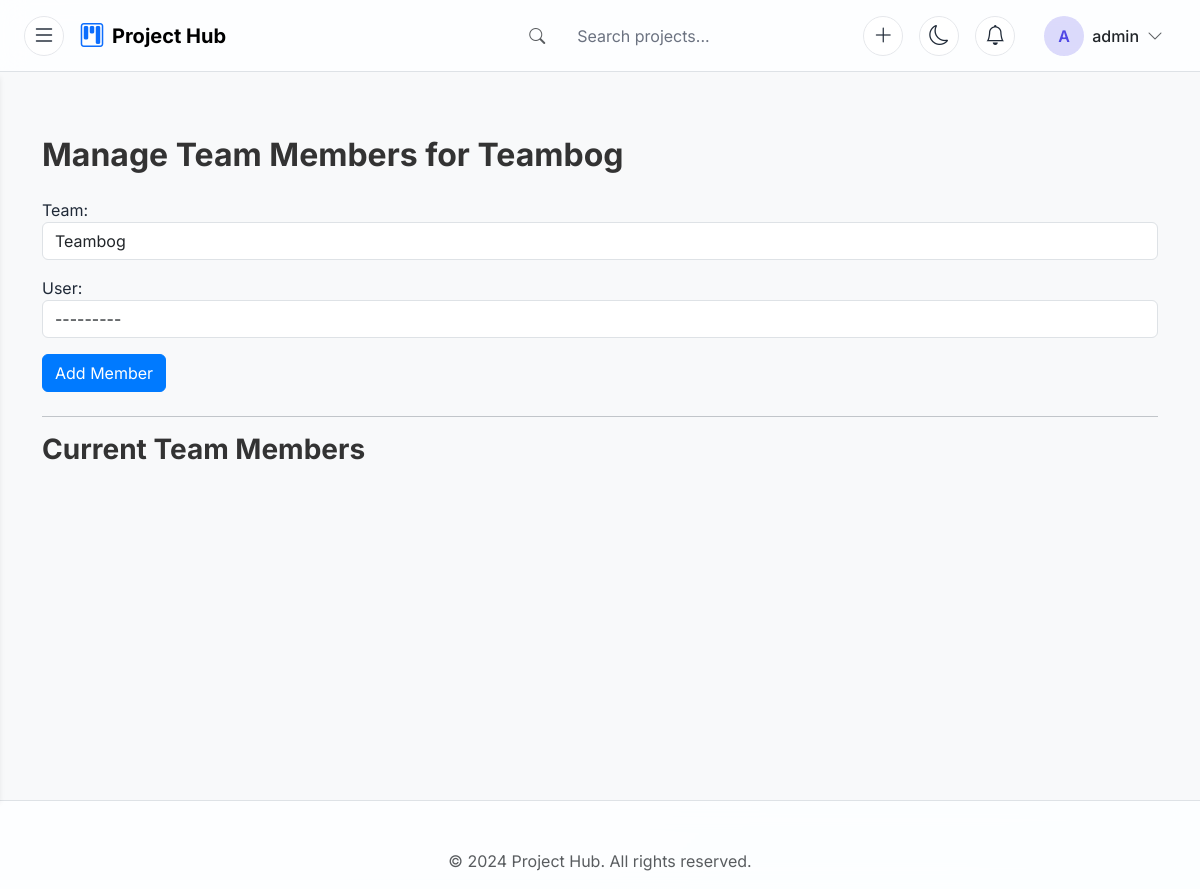
Page /projects/teams/2/members/manage/ (signed in) on the committed database.
### projects/models.py (models this page shows)
class User(AbstractUser):
    email = models.EmailField(unique=True)  # Enforce unique emails
    is_admin = models.BooleanField(default=False)  # Optional: you could also use is_staff or is_superuser
    groups = models.ManyToManyField(
        Group,
        related_name='custom_user_groups',
        blank=True,
        help_text='The groups this user belongs to.',
        verbose_name='groups',
    )
    user_permissions = models.ManyToManyField(
        Permission,
        related_name='custom_user_permissions',
        blank=True,
        help_text='Specific permissions for this user.',
        verbose_name='user permissions',
    )
    def __str__(self):
        return self.username
    def is_admin(self):
        return self.is_staff  # Alternatively, you could use `is_admin` as a custom admin flag

class Team(models.Model):
    name = models.CharField(max_length=200)
    description = models.TextField()
    def __str__(self):
        return self.name
    class Meta:
        verbose_name = "Team"
        verbose_name_plural = "Teams"

### projects/views.py (the view)
# urls.py: path('teams/<int:team_id>/members/manage/', views.manage_team_members, name='manage_team_members'),  # Clarified purpose
@login_required
def manage_team_members(request, team_id):
    team = get_object_or_404(Team, id=team_id)
    if request.method == 'POST':
        form = TeamMemberForm(request.POST)
        if form.is_valid():
            team_member = form.save(commit=False)
            team_member.team = team
            team_member.save()
            messages.success(request, 'Team member added successfully!')
            return redirect('manage_team_members', team_id=team.id)
    else:
        form = TeamMemberForm(initial={'team': team})
    return render(request, 'projects/manage_team_members.html', {'form': form, 'team': team})

### projects/forms.py (shortened to what this page needs)
class TeamMemberForm(forms.ModelForm):
    class Meta:
        model = TeamMember
        fields = ['team', 'user']
        widgets = {
            'team': forms.Select(attrs={'class': 'form-control'}),
            'user': forms.Select(attrs={'class': 'form-control'}),
        }

### projects/templates/projects/manage_team_members.html (shortened to what this page needs)
{% extends 'base.html' %}
{% load static %}
{% block extra_css %}
<link rel="stylesheet" href="{% static 'css/manage_team_members.css' %}">
{% endblock %}
{% block content %}
<div class="container mt-4">
    <h2 class="mb-4">Manage Team Members for {{ team.name }}</h2>
    <form method="post" class="mb-4">
        {{ form.as_p }}
        <button type="submit" class="btn btn-primary">Add Member</button>
    </form>
    <hr>
    <h3>Current Team Members</h3>
</div>
{% endblock %}

### projects/templates/base.html (shortened to what this page needs)
<!DOCTYPE html>
<html lang="en">
<head>
    {% load static %}
    <link href="https://cdn.jsdelivr.net/npm/bootstrap@5.3.0/dist/css/bootstrap.min.css" rel="stylesheet">
    <link href="https://cdn.jsdelivr.net/npm/bootstrap-icons/font/bootstrap-icons.css" rel="stylesheet">
    <link rel="stylesheet" href="{% static 'css/base.css' %}">
    {% block extra_css %}{% endblock %}
</head>
<body class="d-flex flex-column min-vh-100 theme-light">
    <header class="navbar glass-nav fixed-top border-bottom">
        <div class="container-fluid px-4">
            <div class="d-flex align-items-center gap-3">
                <button id="sidebarToggle" class="btn btn-icon rounded-circle p-2 hover-translate">
                    <i class="bi bi-list fs-4"></i>
                </button>
                <a class="navbar-brand d-flex align-items-center gap-2 hover-translate" href="{% url 'homepage' %}">
                    <i class="bi bi-kanban fs-4 text-primary"></i>
                    <span class="fw-bold">Project Hub</span>
                </a>
            </div>
            <div class="d-flex align-items-center gap-4">
                <div class="search-wrapper d-none d-md-flex align-items-center glass-card px-3 py-2">
                    <i class="bi bi-search text-muted search-icon"></i>
                    <input class="form-control border-0 bg-transparent shadow-none ms-2 search-input" type="search" placeholder="Search projects...">
                </div>
                <div class="d-flex align-items-center gap-3">
                    <button class="btn btn-icon rounded-circle p-2 hover-translate">
                        <i class="bi bi-plus-lg fs-5"></i>
                    </button>
                    <button id="themeToggle" class="btn btn-icon rounded-circle p-2 hover-translate">
                        <i class="bi bi-moon fs-5"></i>
                    </button>
                    <div class="dropdown">
                        <button class="btn btn-icon rounded-circle p-2 hover-translate position-relative" data-bs-toggle="dropdown">
                            <i class="bi bi-bell fs-5"></i>
                        </button>
                    </div>
                    <div class="dropdown">
                        <button class="btn d-flex align-items-center gap-2 hover-translate" data-bs-toggle="dropdown">
                            <div class="user-avatar rounded-circle overflow-hidden" style="width: 40px; height: 40px;">
                                {% if user.profile.avatar %}
                                    <img src="{{ user.profile.avatar.url }}" alt="Profile" class="w-100 h-100 object-fit-cover">
                                {% else %}
                                    <div class="avatar-placeholder d-flex align-items-center justify-content-center h-100">
                                        {{ user.username|slice:":1"|upper }}
                                    </div>
                                {% endif %}
                            </div>
                            <span class="d-none d-md-block fw-medium">{{ user.username }}</span>
                            <i class="bi bi-chevron-down text-muted"></i>
                        </button>
                    </div>
                </div>
            </div>
        </div>
    </header>
    <main class="main-content bg-light">
        <div class="container-fluid p-4">
            <div class="alert-container position-fixed top-0 end-0 p-3" style="z-index: 1050; margin-top: 80px;">
            </div>
            {% block content %}{% endblock %}
        </div>
    </main>
    <footer class="footer mt-auto py-3 glass-footer border-top">
        <div class="container text-center">
            <p class="mb-0 text-muted">&copy; 2024 Project Hub. All rights reserved.</p>
        </div>
    </footer>
</body>
</html>

### static/css/base.css (style rules this page uses)
:root { --primary: #4f46e5; --primary-light: rgba(79, 70, 229, 0.1); --text: #1f2937; --text-muted: #6b7280; --border: #e5e7eb; --glass-bg: rgba(255, 255, 255, 0.8); --glass-border: rgba(255, 255, 255, 0.4); --shadow-sm: 0 1px 2px rgba(0, 0, 0, 0.05); --shadow: 0 4px 6px -1px rgba(0, 0, 0, 0.1); --shadow-lg: 0 10px 15px -3px rgba(0, 0, 0, 0.1); --header-height: 72px; }
body { font-family: 'Inter', sans-serif; color: var(--text); background: linear-gradient(135deg, #f6f7ff 0%, #f0f9ff 100%); min-height: 100vh; padding-top: var(--header-height); }
.glass-nav { background: var(--glass-bg); backdrop-filter: blur(12px); border-bottom: 1px solid var(--glass-border); height: var(--header-height); }
.main-content { min-height: calc(100vh - var(--header-height)); transition: margin-left 0.3s ease-in-out; margin-left: 0; padding-top: 1rem; }
.btn-icon { width: 40px; height: 40px; padding: 0; display: flex; align-items: center; justify-content: center; border: 1px solid var(--border); background: var(--glass-bg); color: var(--text); transition: all 0.2s ease; cursor: pointer; }
.hover-translate { transition: transform 0.2s ease; }
.search-wrapper { border-radius: 2rem; min-width: 300px; position: relative; }
.search-wrapper input { color: var(--text); padding-left: 2.5rem; }
.search-wrapper input::placeholder { color: var(--text-muted); }
.search-wrapper .search-icon { position: absolute; left: 1rem; top: 50%; transform: translateY(-50%); }
.user-avatar { width: 40px; height: 40px; background: var(--primary-light); border-radius: 50%; overflow: hidden; }
.avatar-placeholder { width: 100%; height: 100%; display: flex; align-items: center; justify-content: center; background: var(--primary-light); color: var(--primary); font-weight: 600; }
.alert-container { position: fixed; top: calc(var(--header-height) + 20px); right: 20px; z-index: 1040; max-width: 400px; display: flex; flex-direction: column; gap: 10px; }
.glass-footer { background: var(--glass-bg); backdrop-filter: blur(12px); border-top: 1px solid var(--glass-border); margin-top: auto; }

### static/css/manage_team_members.css (style rules this page uses)
.container { margin-top: 2rem; }
h2, h3 { font-weight: 700; color: #333; margin-bottom: 1rem; }
.btn-primary { background-color: #007aff; border-color: #007aff; transition: background-color 0.3s ease, color 0.3s ease; }

### rows in the picture
User: username "A", username "admin"
Team: name "Teambog"
